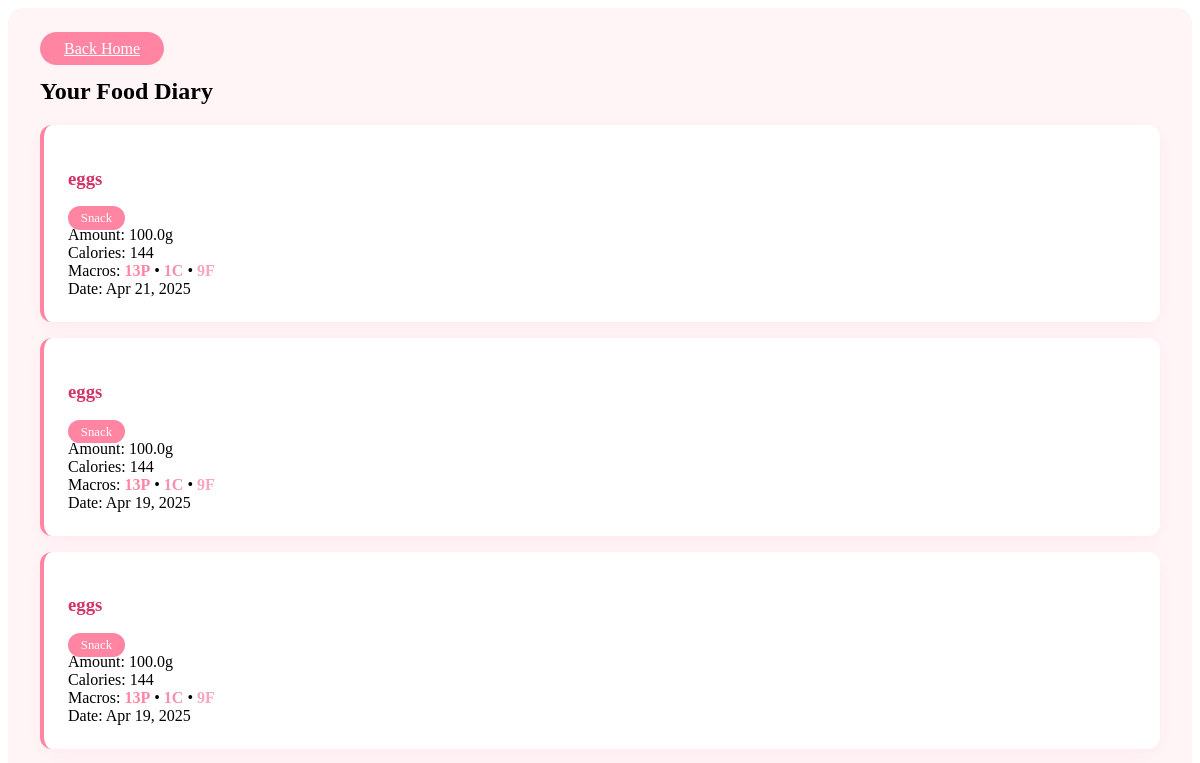
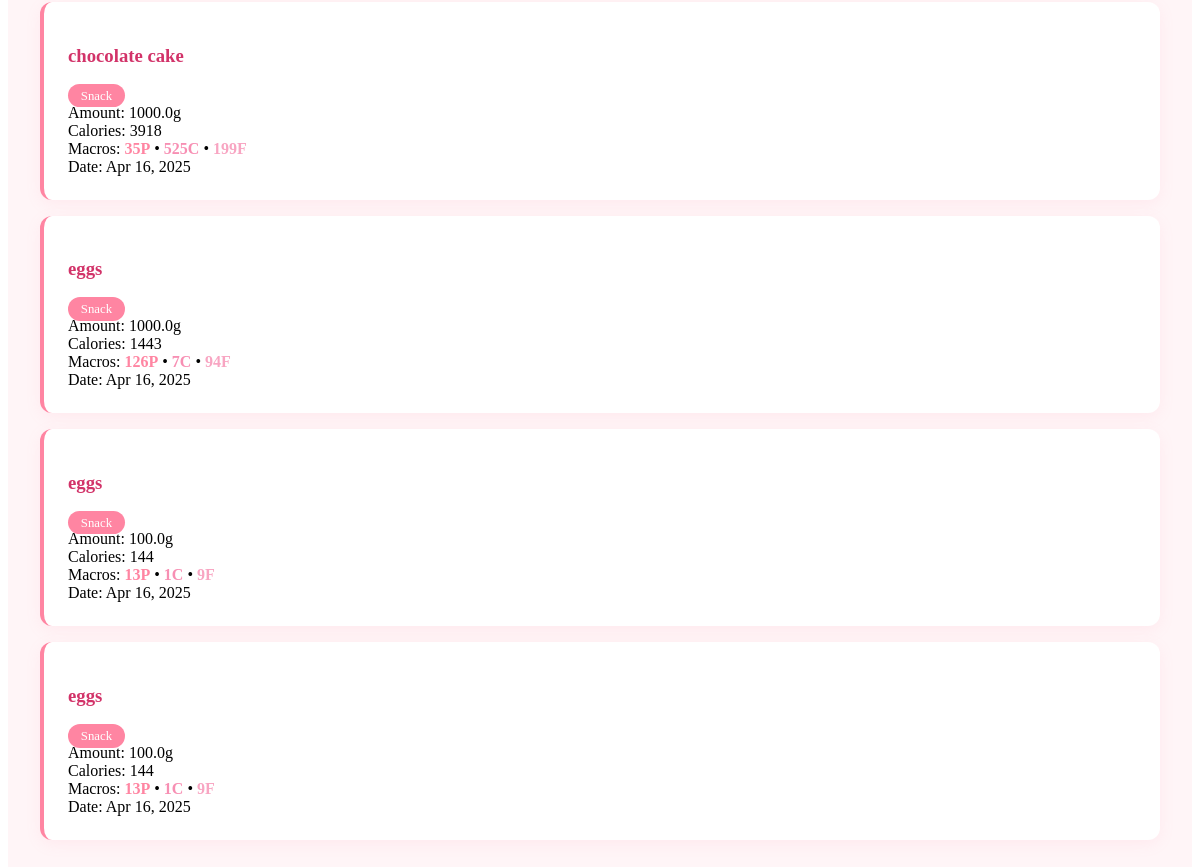
The page /food-log/ (signed in) on the database as committed earlier (2 pictures, top to bottom).
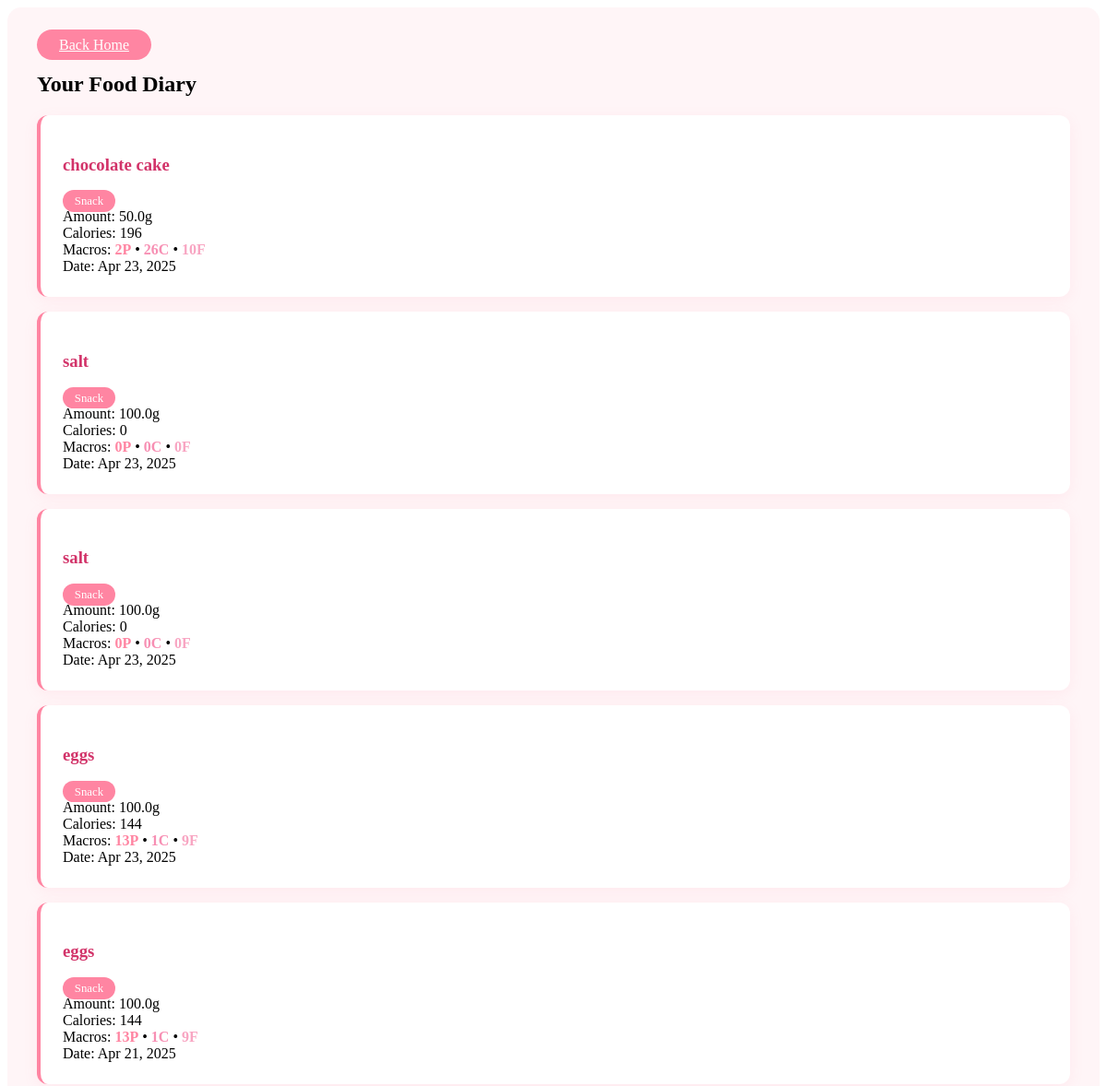
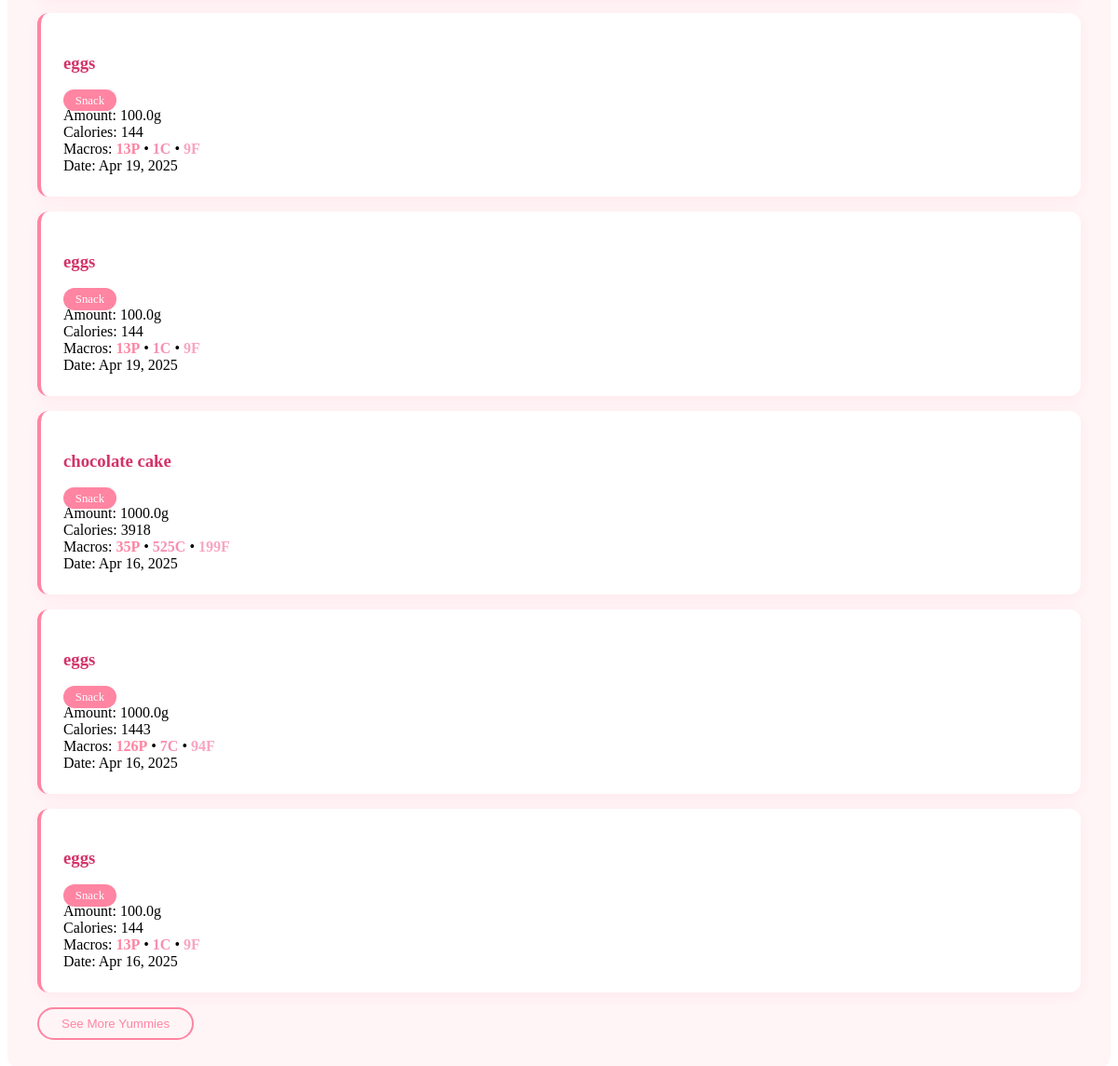
The same page on the database as committed later (2 pictures, top to bottom).
### counter/models.py (models this page shows, shortened)
class FoodLog(models.Model):
    user = models.ForeignKey(settings.AUTH_USER_MODEL, on_delete=models.CASCADE)
    food_name = models.CharField(max_length=255)
    calories = models.FloatField()
    protein = models.FloatField()
    carbs = models.FloatField()
    fat = models.FloatField()
    sodium = models.PositiveIntegerField(default=0)
    sugar = models.PositiveIntegerField(default=0)
    amount = models.FloatField(help_text="Amount in grams")
    meal_time = models.CharField(max_length=20, choices=MEAL_TIME_CHOICES, default='snack')
    date = models.DateTimeField(auto_now_add=True)
    class Meta:
        ordering = ['-date']
        verbose_name = 'Food Log'
        verbose_name_plural = 'Food Logs'

### counter/views.py (the view)
# urls.py: path('food-log/', views.food_log_view, name='food_log'),
def food_log_view(request):
    food_logs = FoodLog.objects.filter(user=request.user).order_by('-date')
    context = {
        'food_logs': food_logs
    }
    return render(request, 'counter/food_log.html', context)

### counter/templates/counter/food_log.html (shortened to what this page needs)
{% extends "counter/base.html" %}
{% block content %}
<div class="container food-log-page">
    <div class="d-flex justify-content-between align-items-center mb-4">
        <a href="{% url 'home' %}" class="btn btn-pink animate__animated animate__fadeInLeft">
             Back Home
        </a>
        <h2 class="animate__animated animate__fadeIn">
             Your Food Diary
        </h2>
    </div>
    <div class="food-log-container">
        {% for food in food_logs|slice:":10" %}
        <div class="food-log-item animate__animated animate__fadeInUp food-log-delay-{{ forloop.counter0 }}">
            <div class="food-log-header">
                <h3> {{ food.food_name }}</h3>
                <span class="meal-time badge bg-pink">{{ food.meal_time|title }}</span>
            </div>
            <div class="food-log-details">
                <div class="detail">
                    <span class="label">Amount:</span>
                    <span class="value">{{ food.amount }}g</span>
                </div>
                <div class="detail">
                    <span class="label">Calories:</span>
                    <span class="value">{{ food.calories|floatformat:0 }}</span>
                </div>
                <div class="detail">
                    <span class="label">Macros:</span>
                    <span class="value">
                        <span class="macro protein">{{ food.protein|floatformat:0 }}P</span> •
                        <span class="macro carbs">{{ food.carbs|floatformat:0 }}C</span> •
                        <span class="macro fat">{{ food.fat|floatformat:0 }}F</span>
                    </span>
                </div>
                <div class="detail">
                    <span class="label">Date:</span>
                    <span class="value">{{ food.date|date:"M d, Y" }}</span>
                </div>
            </div>
        </div>
        {% endfor %}
    </div>
    {% if food_logs.count > 10 %}
    <div class="text-center mt-4 animate__animated animate__fadeIn">
        <button id="seeMoreBtn" class="btn btn-pink-outline">
             See More Yummies
        </button>
    </div>
    {% endif %}
</div>
{% endblock %}

### counter/templates/counter/base.html (shortened to what this page needs)
<!DOCTYPE html>
<html lang="en">
<head>
</head>
<body>
    {% block content %}
    {% endblock %}
</body>
</html>

### counter/templates/counter/food_log.html (style rules this page uses)
.food-log-page { background-color: #fff5f7; padding: 2rem; border-radius: 15px; }
.food-log-item { background: white; border-radius: 12px; padding: 1.5rem; margin-bottom: 1rem; box-shadow: 0 4px 15px rgba(255, 133, 162, 0.1); border-left: 4px solid #ff85a2; transition: transform 0.3s ease; }
.food-log-header h3 { color: #d23369; }
.meal-time { color: white; background: #ff85a2; padding: 0.3rem 0.8rem; border-radius: 20px; font-size: 0.8rem; }
.btn-pink { background-color: #ff85a2; color: white; border: none; border-radius: 20px; padding: 0.5rem 1.5rem; }
.btn-pink-outline { background-color: transparent; color: #ff85a2; border: 2px solid #ff85a2; border-radius: 20px; padding: 0.5rem 1.5rem; }
.macro.protein { color: #ff85a2; font-weight: bold; }
.macro.carbs { color: #f78fb3; font-weight: bold; }
.macro.fat { color: #f8a5c2; font-weight: bold; }

Rows that differ between the two databases and show on the page:
no longer on this page (row unchanged): FoodLog: food_name "eggs", meal_time "Snack", amount "100.0", calories "144", protein "13", carbs "1", fat "9", date "Apr 16, 2025"
added FoodLog: food_name "chocolate cake", meal_time "Snack", amount "50.0", calories "196", protein "2", carbs "26", fat "10", date "Apr 23, 2025"
added FoodLog: food_name "salt", meal_time "Snack", amount "100.0", calories "0", protein "0", carbs "0", fat "0", date "Apr 23, 2025"
added FoodLog: food_name "salt", meal_time "Snack", amount "100.0", calories "0", protein "0", carbs "0", fat "0", date "Apr 23, 2025"
added FoodLog: food_name "eggs", meal_time "Snack", amount "100.0", calories "144", protein "13", carbs "1", fat "9", date "Apr 23, 2025"
Other text that changed with them:
text now shown: "See More Yummies"
